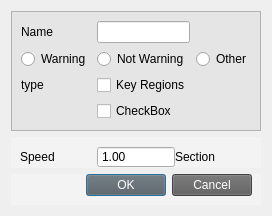
<?xml version="1.0" encoding="UTF-8"?>
<ui version="4.0">
 <class>WarningZoneParaDialog</class>
 <widget class="QDialog" name="WarningZoneParaDialog">
  <property name="geometry">
   <rect>
    <x>0</x>
    <y>0</y>
    <width>268</width>
    <height>215</height>
   </rect>
  </property>
  <property name="sizePolicy">
   <sizepolicy hsizetype="Expanding" vsizetype="Expanding">
    <horstretch>0</horstretch>
    <verstretch>0</verstretch>
   </sizepolicy>
  </property>
  <property name="windowTitle">
   <string>Dialog</string>
  </property>
  <layout class="QVBoxLayout" name="verticalLayout">
   <item>
    <widget class="QFrame" name="frame">
     <property name="enabled">
      <bool>true</bool>
     </property>
     <property name="styleSheet">
      <string notr="true">QFrame{
background-color: rgb(229, 229, 229);
}</string>
     </property>
     <property name="frameShape">
      <enum>QFrame::StyledPanel</enum>
     </property>
     <property name="frameShadow">
      <enum>QFrame::Raised</enum>
     </property>
     <layout class="QGridLayout" name="gridLayout">
      <item row="0" column="0">
       <widget class="QLabel" name="nameLabel">
        <property name="text">
         <string>Name</string>
        </property>
       </widget>
      </item>
      <item row="0" column="1">
       <widget class="QLineEdit" name="nameLineEdit">
        <property name="styleSheet">
         <string notr="true"/>
        </property>
       </widget>
      </item>
      <item row="1" column="0">
       <widget class="QRadioButton" name="WarningradioButton">
        <property name="text">
         <string>Warning</string>
        </property>
       </widget>
      </item>
      <item row="1" column="1">
       <widget class="QRadioButton" name="notwarningradioButton">
        <property name="text">
         <string>Not Warning</string>
        </property>
       </widget>
      </item>
      <item row="1" column="2">
       <widget class="QRadioButton" name="OtherradioButton">
        <property name="text">
         <string>Other</string>
        </property>
       </widget>
      </item>
      <item row="2" column="0">
       <widget class="QLabel" name="typeLabel">
        <property name="text">
         <string>type</string>
        </property>
       </widget>
      </item>
      <item row="2" column="1">
       <widget class="QCheckBox" name="type_1_RButton">
        <property name="text">
         <string>Key Regions</string>
        </property>
       </widget>
      </item>
      <item row="3" column="1">
       <widget class="QCheckBox" name="type_2_RButton">
        <property name="text">
         <string>CheckBox</string>
        </property>
       </widget>
      </item>
     </layout>
    </widget>
   </item>
   <item>
    <widget class="QFrame" name="frame_3">
     <property name="styleSheet">
      <string notr="true">QFrame{
background-color: rgb(243, 243, 243);
border:none;
}</string>
     </property>
     <property name="frameShape">
      <enum>QFrame::NoFrame</enum>
     </property>
     <property name="frameShadow">
      <enum>QFrame::Raised</enum>
     </property>
     <layout class="QGridLayout" name="gridLayout_2">
      <property name="bottomMargin">
       <number>0</number>
      </property>
      <property name="horizontalSpacing">
       <number>0</number>
      </property>
      <item row="0" column="1">
       <widget class="QDoubleSpinBox" name="valueDSpinBox">
        <property name="buttonSymbols">
         <enum>QAbstractSpinBox::NoButtons</enum>
        </property>
        <property name="value">
         <double>1.000000000000000</double>
        </property>
       </widget>
      </item>
      <item row="0" column="0">
       <widget class="QLabel" name="valueLabel">
        <property name="text">
         <string>Speed</string>
        </property>
       </widget>
      </item>
      <item row="0" column="2">
       <widget class="QLabel" name="unitLable">
        <property name="text">
         <string>Section</string>
        </property>
       </widget>
      </item>
     </layout>
    </widget>
   </item>
   <item>
    <widget class="QFrame" name="frame_2">
     <property name="maximumSize">
      <size>
       <width>16777215</width>
       <height>50</height>
      </size>
     </property>
     <property name="styleSheet">
      <string notr="true">QFrame#frame_2{
background-color: rgb(243, 243, 243);
border:none;
}
QPushButton{
background-color:rgb(92, 92, 92);
color:white;
}</string>
     </property>
     <property name="frameShape">
      <enum>QFrame::NoFrame</enum>
     </property>
     <property name="frameShadow">
      <enum>QFrame::Raised</enum>
     </property>
     <layout class="QHBoxLayout" name="horizontalLayout">
      <property name="topMargin">
       <number>0</number>
      </property>
      <item>
       <spacer name="horizontalSpacer">
        <property name="orientation">
         <enum>Qt::Horizontal</enum>
        </property>
        <property name="sizeHint" stdset="0">
         <size>
          <width>0</width>
          <height>20</height>
         </size>
        </property>
       </spacer>
      </item>
      <item>
       <widget class="QPushButton" name="okBtn">
        <property name="styleSheet">
         <string notr="true"/>
        </property>
        <property name="text">
         <string>OK</string>
        </property>
       </widget>
      </item>
      <item>
       <widget class="QPushButton" name="cancelBtn">
        <property name="text">
         <string>Cancel</string>
        </property>
       </widget>
      </item>
     </layout>
    </widget>
   </item>
  </layout>
 </widget>
 <resources/>
 <connections/>
</ui>
